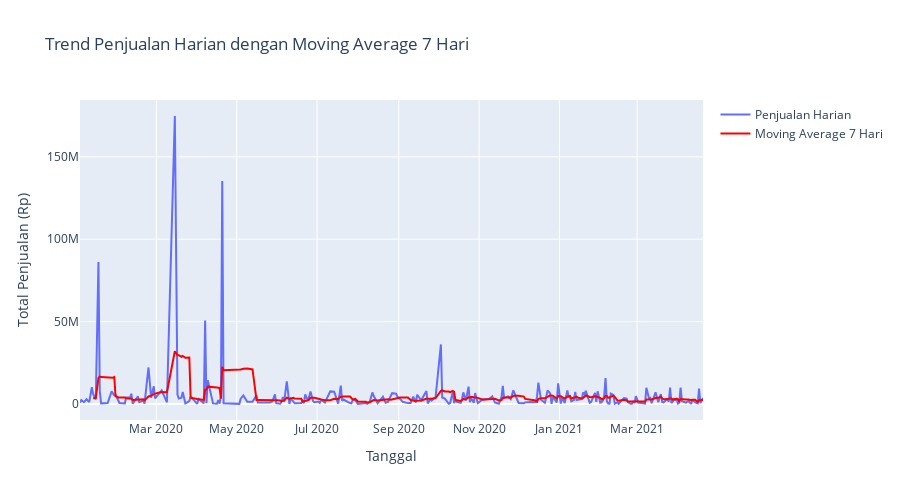

The cell this chart's notebook holds for it:
### Code cell
import plotly.graph_objects as go

# Hitung total penjualan harian
daily_sales = df.groupby('Tanggal')['Penjualan'].sum().reset_index()

# Hitung moving average 7 hari
daily_sales['MA7'] = daily_sales['Penjualan'].rolling(window=7).mean()

# Buat plot
fig = go.Figure()
fig.add_trace(go.Scatter(x=daily_sales['Tanggal'], y=daily_sales['Penjualan'],
                         mode='lines', name='Penjualan Harian'))
fig.add_trace(go.Scatter(x=daily_sales['Tanggal'], y=daily_sales['MA7'],
                         mode='lines', name='Moving Average 7 Hari', line=dict(color='red')))

fig.update_layout(title='Trend Penjualan Harian dengan Moving Average 7 Hari',
                  xaxis_title='Tanggal', yaxis_title='Total Penjualan (Rp)',
                  height=500, width=900)
fig.show()

### Figure 1 — Plotly figure (JSON) as saved in the notebook; plotly's stock layout.template omitted (floating-point values rounded to 4 significant figures; data arrays with more than 128 entries replaced by an {"elided": "..."} marker saying what was removed)
{"data": [{"mode": "lines", "name": "Penjualan Harian", "type": "scatter", "x": {"elided": "254 str values"}, "y": {"elided": "254 int values"}}, {"line": {"color": "red"}, "mode": "lines", "name": "Moving Average 7 Hari", "type": "scatter", "x": {"elided": "254 str values"}, "y": {"elided": "254 float values"}}], "layout": {"height": 500, "title": {"text": "Trend Penjualan Harian dengan Moving Average 7 Hari"}, "width": 900, "xaxis": {"title": {"text": "Tanggal"}}, "yaxis": {"title": {"text": "Total Penjualan (Rp)"}}}}
